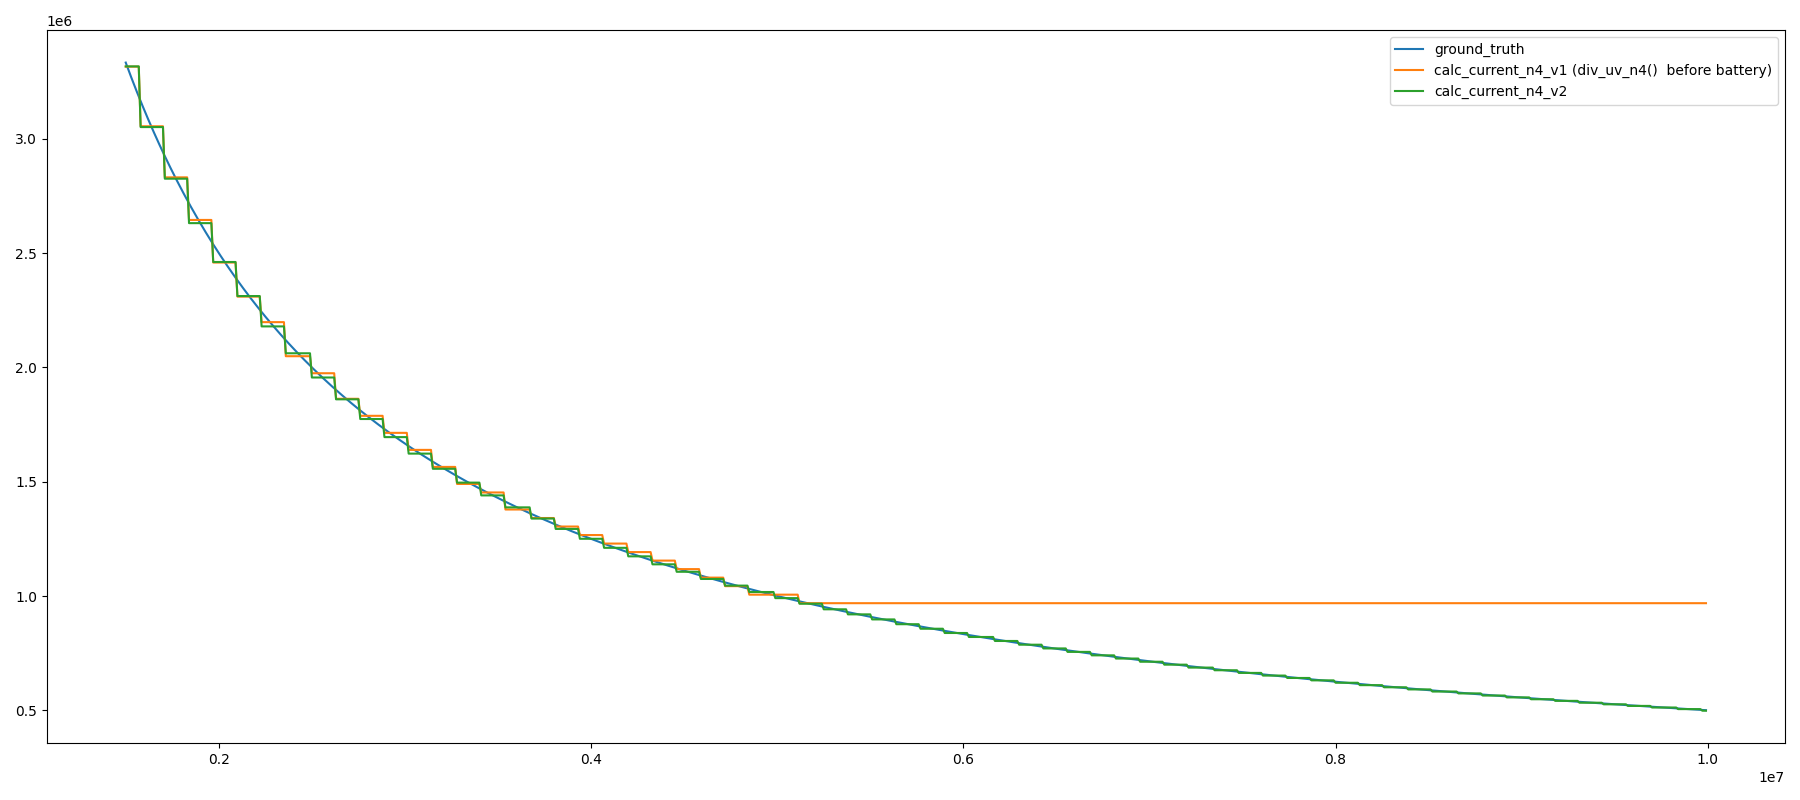

The Python source for this figure:
# noqa: INP001
from pathlib import Path

from matplotlib import pyplot as plt


def calc_current_n4_v1(power_fW_n4: float, voltage_uV: float) -> int:
    DIV_SHIFT = 17  # ~ 131 mV
    LUT_div_uV_n27 = [
        16383,
        683,
        410,
        293,
        228,
        186,
        158,
        137,
        120,
        108,
        98,
        89,
        82,
        76,
        71,
        66,
        62,
        59,
        55,
        53,
        50,
        48,
        46,
        44,
        42,
        40,
        39,
        37,
        36,
        35,
        34,
        33,
        32,
        31,
        30,
        29,
        28,
        27,
        27,
        26,
    ]
    DIV_LUT_SIZE = len(LUT_div_uV_n27)
    lut_pos = int(voltage_uV) // 2**DIV_SHIFT
    lut_pos = min(lut_pos, DIV_LUT_SIZE - 1)
    return (int(power_fW_n4 / 2**10) * LUT_div_uV_n27[lut_pos]) // 2**17


def calc_current_nA_n4_v2(power_fW_n4: float, voltage_uV: float) -> int:
    """ "
    current_nA = power_fW / voltage_uV              -> baseline
    current_nA_n4 = power_fW_n4 * 1 / voltage_uV    -> wanted format
    current_nA_n4 = (power_fW_n4 / 1_n15) * (1_n15 / voltage_uV)
    current_nA_n4 = power_fW_n4 * (1_n15 / voltage_uV_p17) / 1_n17 / 1_n15
    current_nA_n4 = power_fW_n4 * (1_n15 / voltage_uV_p17) / 1_n32
    """
    DIV_pW_SHIFT = 2**15
    DIV_uV_SHIFT = 2**17
    LUT_div = [round(DIV_pW_SHIFT / (n + 0.5)) for n in range(128)]
    DIV_LUT_SIZE = len(LUT_div)
    lut_pos = int(voltage_uV) // DIV_uV_SHIFT
    lut_pos = min(lut_pos, DIV_LUT_SIZE - 1)
    return (int(power_fW_n4) * LUT_div[lut_pos]) // DIV_uV_SHIFT // DIV_pW_SHIFT


fig, ax = plt.subplots(figsize=(18, 8), layout="tight")

power_fW = 5_000_000_000_000
voltages_uV = list(range(1_500_000, 10_000_000, 10_000))

currents_nA = [power_fW / V_uV for V_uV in voltages_uV]
ax.plot(voltages_uV, currents_nA, label="ground_truth")

currents_nA = [calc_current_n4_v1(power_fW * 2**4, V_uV) // 2**4 for V_uV in voltages_uV]
ax.plot(voltages_uV, currents_nA, label="calc_current_n4_v1 (div_uv_n4()  before battery)")

currents_nA = [calc_current_nA_n4_v2(power_fW * 2**4, V_uV) // 2**4 for V_uV in voltages_uV]
ax.plot(voltages_uV, currents_nA, label="calc_current_n4_v2")

ax.legend()
fig.savefig(Path(__file__).with_suffix(".png"))
plt.close()

LUT_div = [round(2**15 / (n + 0.5)) for n in range(128)]
print(", ".join([str(min(div, 2**16 - 1)) for div in LUT_div]))  # noqa: T201
